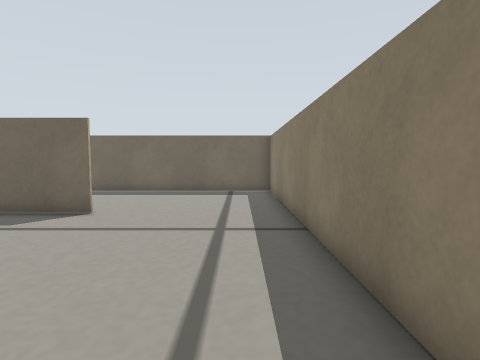
View 1 (above)

23 first-person views from a walk through a robot-simulator world made for Gazebo. The camera is 0.16 m above the floor, tilts 4° down and sees 80° across. The floor is counted in squares, 0.1 m on a side. Each view is taken from the middle of a square. On the plan, view 1 faces up. The plan holds only what a view shows up to about 15 squares ahead; the rest is blank.

View 2
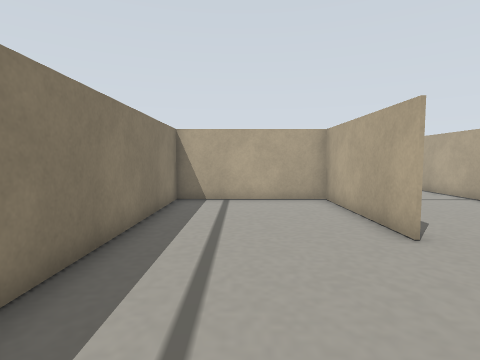

View 3
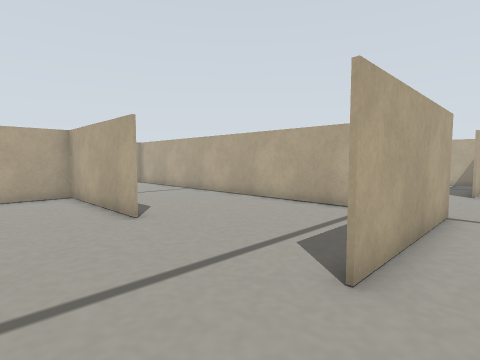

View 4
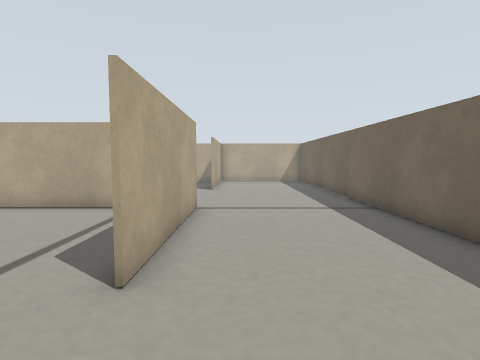

View 5
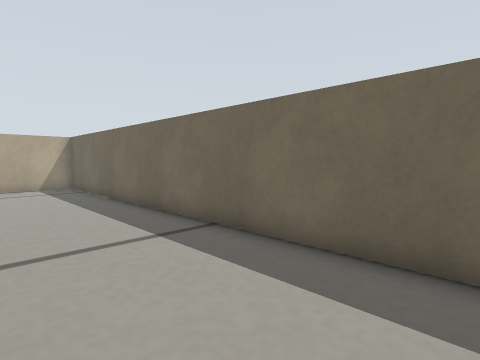

View 6
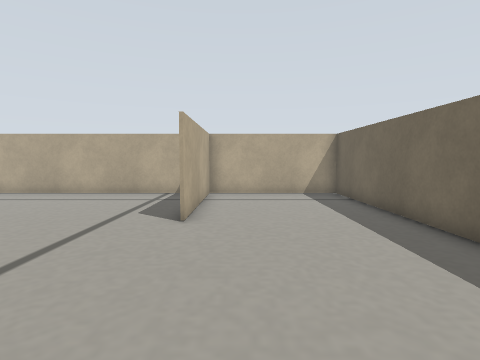

View 7
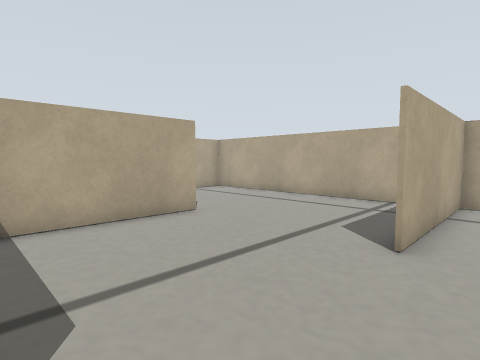

View 8
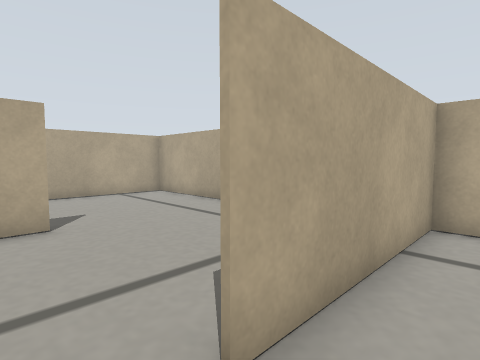

View 9
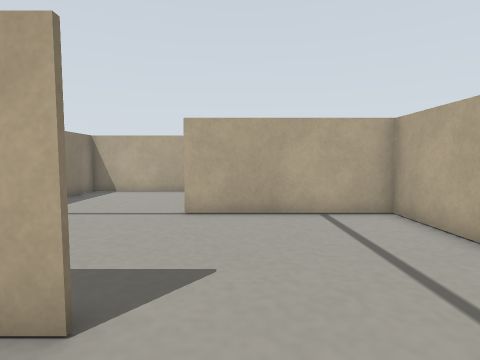

View 10
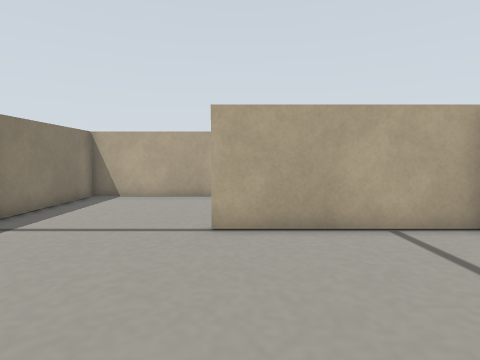

View 11
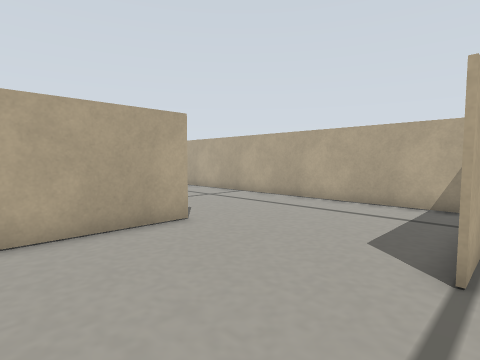

View 12
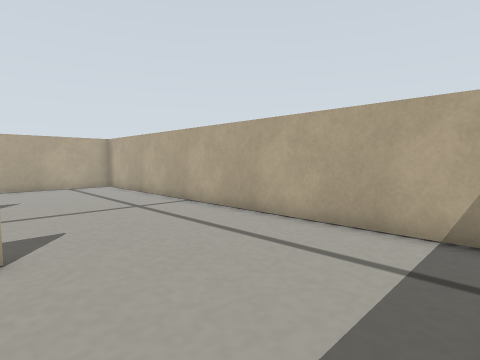

View 13
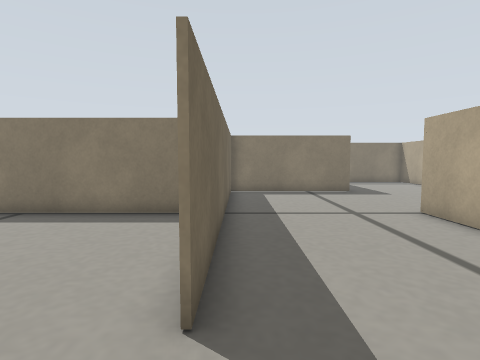

View 14
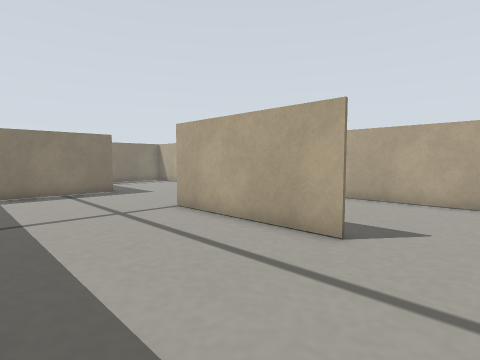

View 15
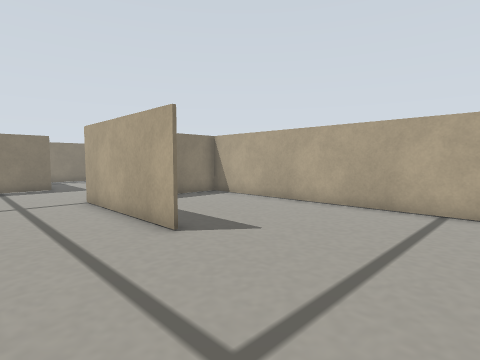

View 16
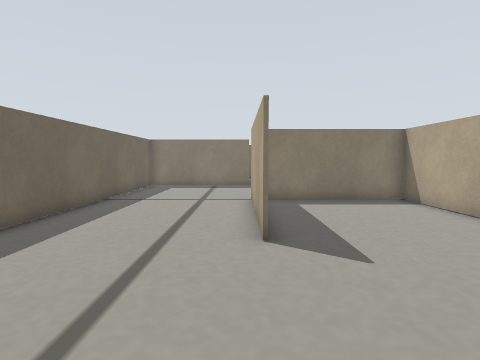

View 17
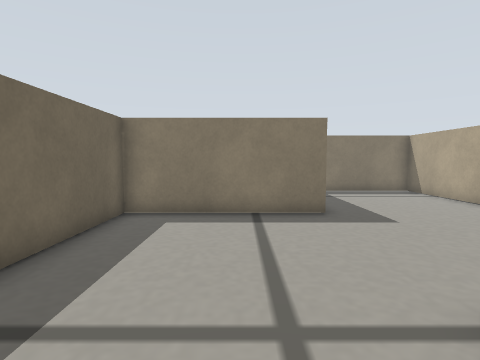

View 18
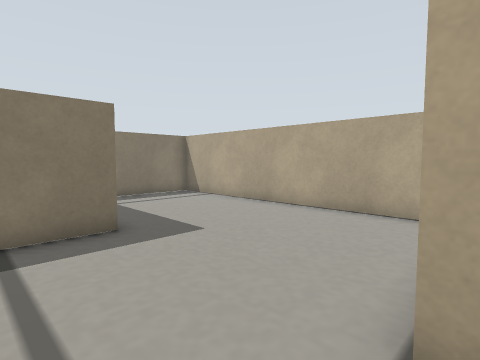

View 19
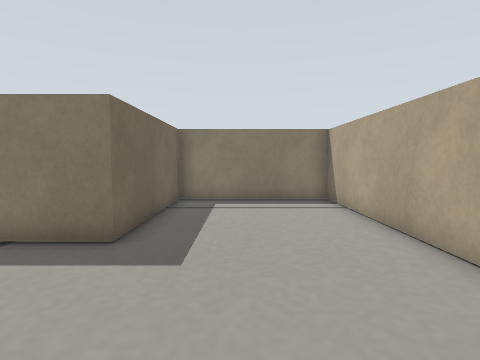

View 20
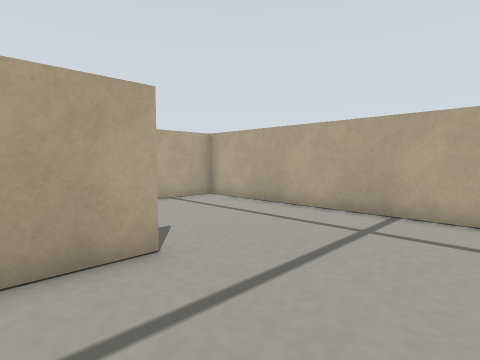

View 21
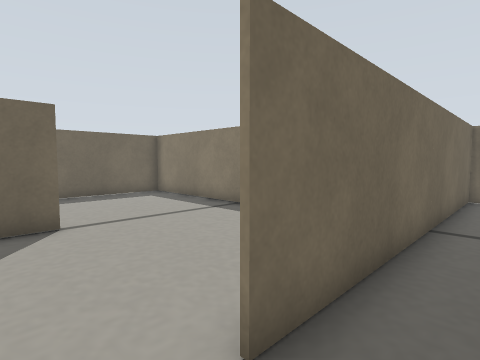

View 22
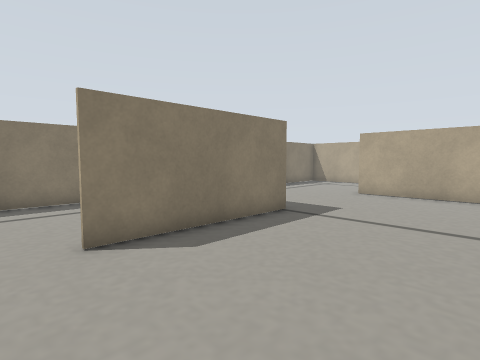

View 23
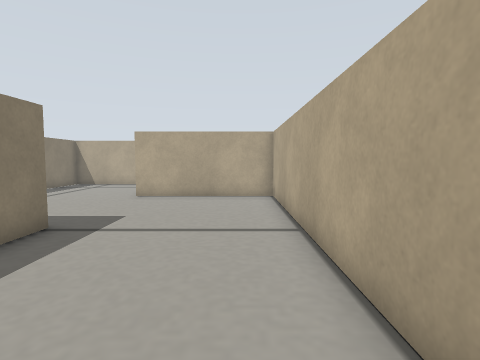

### Floor plan
Points are (right, up) in squares from view 1. A wall is a line through its corners. A room is listed if a view was taken in it or the views show most of it. See-through windows are left out.
Room 1 (view 1)
walls: (-4.5, 2.5) (-4.5, -3.4) (1.5, -3.4) (1.5, 7.6)
ways out: opening at (-1.5, 8) to room 2; opening at (-5, 5) to room 8
Room 2 (views 2, 3, 4, 5, 6, 7, 8)
walls: (-10.6, 8.6) (-4.4, 8.6); (1.5, 7.6) (1.5, 14.6) (-22.6, 14.6) (-22.6, 8.6) (-16.2, 8.6)
ways out: opening at (-1.5, 8) to room 1; opening at (-14, 8) to room 3
Room 3 (views 9, 10)
walls: (-16.5, 2.6) (-11.5, 2.6); (-22.6, 7.2) (-22.6, 2.5)
ways out: opening at (-14, 8) to room 2; opening at (-19.5, 2) to room 4
Room 4 (view 11)
walls: (-22.6, 2.5) (-22.6, -3.4) (-16.2, -3.4); (-10.6, -3.5) (-10.6, 2.4) (-15.1, 2.4)
ways out: opening at (-19.5, 2) to room 3; opening at (-14, -4) to room 5
Room 5 (view 12)
walls: (-16.5, -9.4) (-11.1, -9.4); (-16.2, -3.6) (-17.5, -3.6); (-22.6, -4.2) (-22.6, -9.4); (-10.6, -9.5) (-10.6, -3.5)
ways out: opening at (-14, -4) to room 4; opening at (-19.5, -10) to room 6
Room 6 (views 13, 14, 15, 16, 17, 18, 20, 21)
walls: (-16.5, -15.5) (-10.4, -15.5); (-22.6, -9.4) (-22.6, -15.4); (-4.6, -15.6) (-4.6, -9.6) (-16.5, -9.6)
ways out: opening at (-19.5, -10) to room 5; opening at (-8, -16) to room 7; opening at (-19.5, -16) to room 9
Room 7 (view 19)
walls: (-9.1, -21.6) (1.5, -21.6) (1.5, -15.6) (-4.6, -15.6)
ways out: opening at (-8, -16) to room 6
Room 8 (views 22, 23)
walls: (-4.6, -3.6) (-4.6, 2.5); (-10.5, 5.9) (-10.5, -9.2); (-11.1, -9.4) (-4.4, -9.4); (-4.4, 8.4) (-7.2, 8.4)
ways out: opening at (-5, 5) to room 1; opening at (-5, -7)
Room 9 (no view inside)
walls: (-22.6, -15.4) (-22.6, -21.6) (-10.6, -21.6) (-10.6, -16.1)
ways out: opening at (-19.5, -16) to room 6

Where each view was taken, in squares from view 1:
view 1: 0 up, 0 right, facing up
view 2: 8 up, 1 left, facing down
view 3: 10 up, 1 left, facing down-left
view 4: 10 up, 1 left, facing left
view 5: 10 up, 5 left, facing up-left
view 6: 10 up, 9 left, facing left
view 7: 10 up, 11 left, facing down-left
view 8: 10 up, 15 left, facing down-left
view 9: 5 up, 18 left, facing down
view 10: 3 up, 17 left, facing down
view 11: 3 down, 12 left, facing down-left
view 12: 4 down, 16 left, facing down-left
view 13: 10 down, 19 left, facing right
view 14: 10 down, 19 left, facing down-right
view 15: 12 down, 22 left, facing down-right
view 16: 15 down, 22 left, facing right
view 17: 13 down, 13 left, facing right
view 18: 13 down, 11 left, facing down-right
view 19: 18 down, 10 left, facing right
view 20: 11 down, 14 left, facing down-left
view 21: 11 down, 18 left, facing up-right
view 22: 4 up, 10 left, facing down-right
view 23: 3 up, 9 left, facing down
